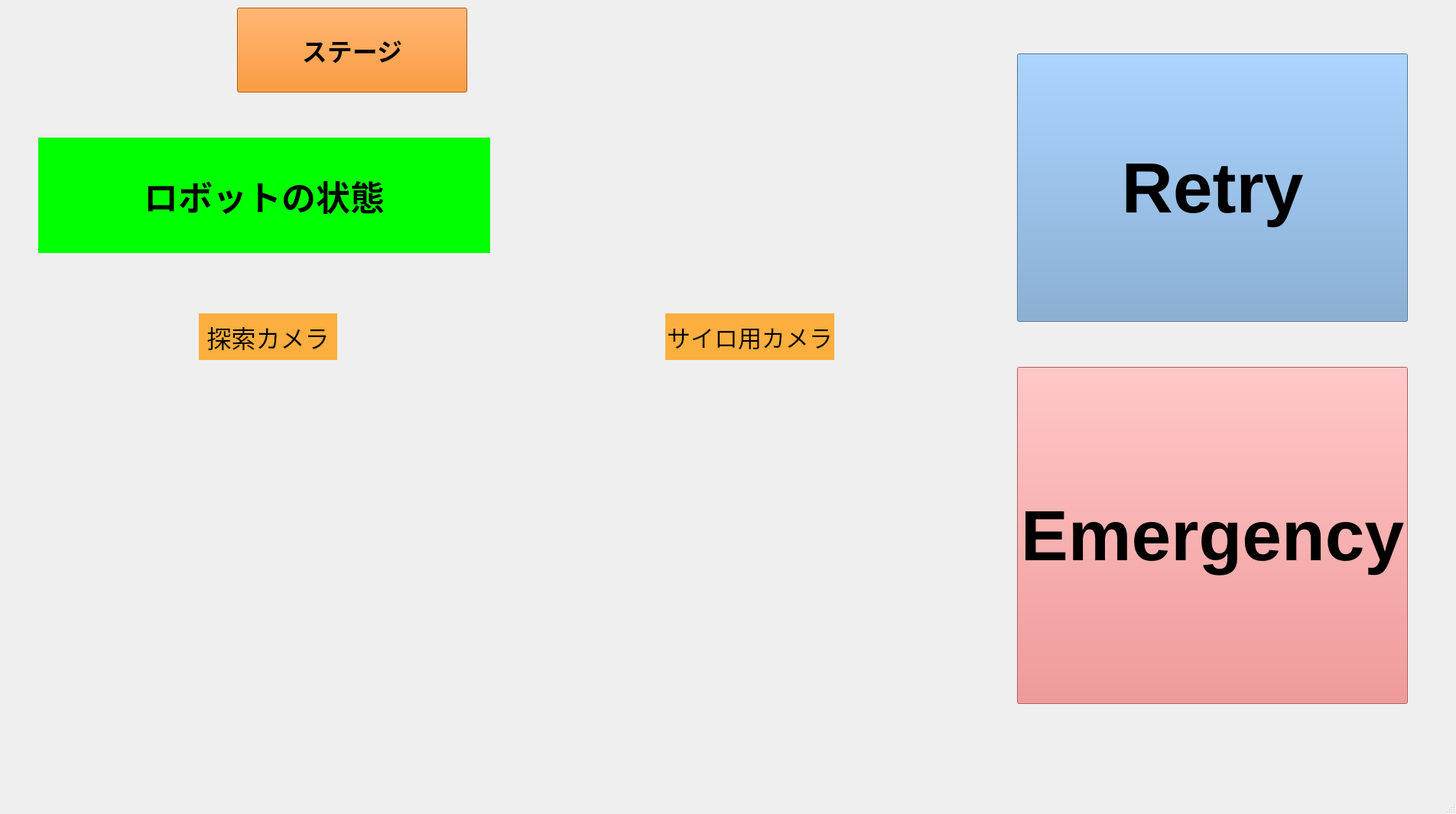
<?xml version="1.0" encoding="UTF-8"?>
<ui version="4.0">
 <class>MainWindow</class>
 <widget class="QMainWindow" name="MainWindow">
  <property name="geometry">
   <rect>
    <x>0</x>
    <y>0</y>
    <width>1904</width>
    <height>1065</height>
   </rect>
  </property>
  <property name="windowTitle">
   <string>MainWindow</string>
  </property>
  <widget class="QWidget" name="centralwidget">
   <widget class="QLabel" name="condition">
    <property name="geometry">
     <rect>
      <x>50</x>
      <y>180</y>
      <width>591</width>
      <height>151</height>
     </rect>
    </property>
    <property name="font">
     <font>
      <pointsize>34</pointsize>
      <weight>75</weight>
      <bold>true</bold>
     </font>
    </property>
    <property name="styleSheet">
     <string notr="true">background-color: rgb(0, 255, 0);</string>
    </property>
    <property name="text">
     <string>ロボットの状態</string>
    </property>
    <property name="alignment">
     <set>Qt::AlignCenter</set>
    </property>
   </widget>
   <widget class="QPushButton" name="retry">
    <property name="geometry">
     <rect>
      <x>1330</x>
      <y>70</y>
      <width>511</width>
      <height>351</height>
     </rect>
    </property>
    <property name="font">
     <font>
      <pointsize>70</pointsize>
      <weight>75</weight>
      <bold>true</bold>
     </font>
    </property>
    <property name="styleSheet">
     <string notr="true">background-color: rgb(114, 159, 207);</string>
    </property>
    <property name="text">
     <string>Retry</string>
    </property>
   </widget>
   <widget class="QPushButton" name="emergency">
    <property name="geometry">
     <rect>
      <x>1330</x>
      <y>480</y>
      <width>511</width>
      <height>441</height>
     </rect>
    </property>
    <property name="font">
     <font>
      <pointsize>70</pointsize>
      <weight>75</weight>
      <bold>true</bold>
     </font>
    </property>
    <property name="styleSheet">
     <string notr="true">background-color: rgb(239, 125, 125);</string>
    </property>
    <property name="text">
     <string>Emergency</string>
    </property>
   </widget>
   <widget class="QLabel" name="label">
    <property name="geometry">
     <rect>
      <x>260</x>
      <y>410</y>
      <width>181</width>
      <height>61</height>
     </rect>
    </property>
    <property name="font">
     <font>
      <pointsize>24</pointsize>
     </font>
    </property>
    <property name="styleSheet">
     <string notr="true">background-color: rgb(252, 175, 62);</string>
    </property>
    <property name="text">
     <string>探索カメラ</string>
    </property>
    <property name="alignment">
     <set>Qt::AlignCenter</set>
    </property>
   </widget>
   <widget class="QLabel" name="search_image">
    <property name="geometry">
     <rect>
      <x>50</x>
      <y>470</y>
      <width>581</width>
      <height>461</height>
     </rect>
    </property>
    <property name="text">
     <string/>
    </property>
    <property name="pixmap">
     <pixmap>robohan_title.jpg</pixmap>
    </property>
    <property name="scaledContents">
     <bool>true</bool>
    </property>
    <property name="wordWrap">
     <bool>false</bool>
    </property>
   </widget>
   <widget class="QLabel" name="label_2">
    <property name="geometry">
     <rect>
      <x>870</x>
      <y>410</y>
      <width>221</width>
      <height>61</height>
     </rect>
    </property>
    <property name="font">
     <font>
      <pointsize>23</pointsize>
     </font>
    </property>
    <property name="styleSheet">
     <string notr="true">background-color: rgb(252, 175, 62);</string>
    </property>
    <property name="text">
     <string>サイロ用カメラ</string>
    </property>
    <property name="alignment">
     <set>Qt::AlignCenter</set>
    </property>
   </widget>
   <widget class="QLabel" name="sairo_image">
    <property name="geometry">
     <rect>
      <x>690</x>
      <y>470</y>
      <width>611</width>
      <height>461</height>
     </rect>
    </property>
    <property name="text">
     <string/>
    </property>
    <property name="pixmap">
     <pixmap>robohan_title.jpg</pixmap>
    </property>
    <property name="scaledContents">
     <bool>true</bool>
    </property>
   </widget>
   <widget class="QLabel" name="label_3">
    <property name="geometry">
     <rect>
      <x>40</x>
      <y>0</y>
      <width>241</width>
      <height>121</height>
     </rect>
    </property>
    <property name="text">
     <string/>
    </property>
    <property name="pixmap">
     <pixmap>robohan_title.jpg</pixmap>
    </property>
    <property name="scaledContents">
     <bool>true</bool>
    </property>
   </widget>
   <widget class="QPushButton" name="stage_change">
    <property name="geometry">
     <rect>
      <x>310</x>
      <y>10</y>
      <width>301</width>
      <height>111</height>
     </rect>
    </property>
    <property name="font">
     <font>
      <pointsize>25</pointsize>
      <weight>75</weight>
      <bold>true</bold>
     </font>
    </property>
    <property name="styleSheet">
     <string notr="true">background-color: rgb(245, 121, 0);</string>
    </property>
    <property name="text">
     <string>ステージ</string>
    </property>
   </widget>
  </widget>
  <widget class="QStatusBar" name="statusbar"/>
 </widget>
 <resources/>
 <connections/>
</ui>
